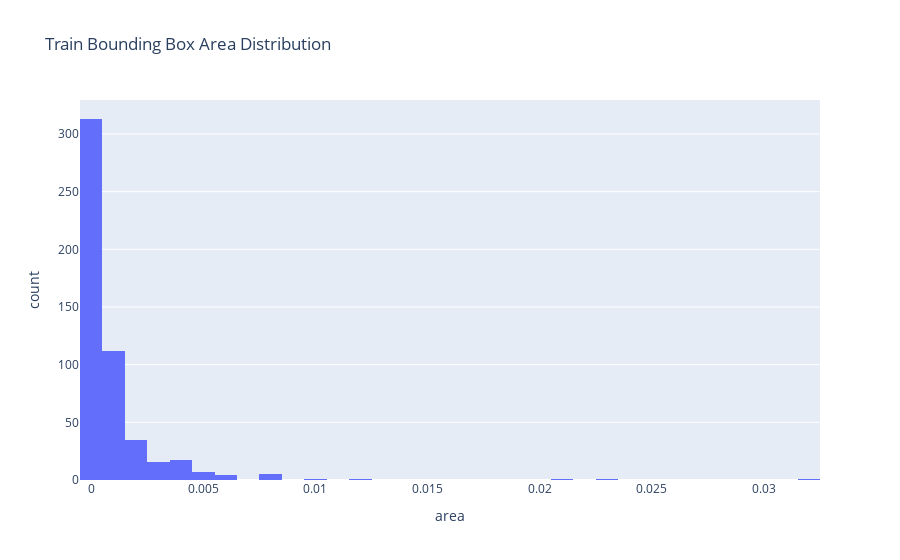

Notebook code for this chart:
### Code cell
plot_bounding_box_distribution(train_labels, "Train Bounding Box Area Distribution")

### Figure 1 — Plotly figure (JSON) as saved in the notebook; plotly's stock layout.template omitted (floating-point values rounded to 4 significant figures; data arrays with more than 128 entries replaced by an {"elided": "..."} marker saying what was removed)
{"data": [{"alignmentgroup": "True", "bingroup": "x", "hovertemplate": "area=%{x}<br>count=%{y}<extra></extra>", "legendgroup": "", "marker": {"color": "#636efa", "pattern": {"shape": ""}}, "name": "", "nbinsx": 50, "offsetgroup": "", "orientation": "v", "showlegend": false, "type": "histogram", "x": {"elided": "514 float values"}, "xaxis": "x", "yaxis": "y"}], "layout": {"barmode": "relative", "legend": {"tracegroupgap": 0}, "title": {"text": "Train Bounding Box Area Distribution"}, "xaxis": {"anchor": "y", "domain": [0, 1], "title": {"text": "area"}}, "yaxis": {"anchor": "x", "domain": [0, 1], "title": {"text": "count"}}}}
